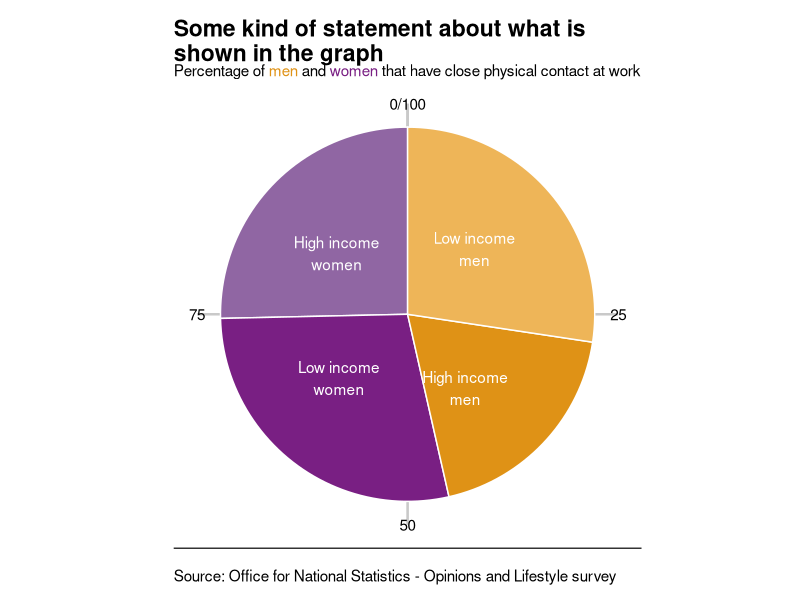
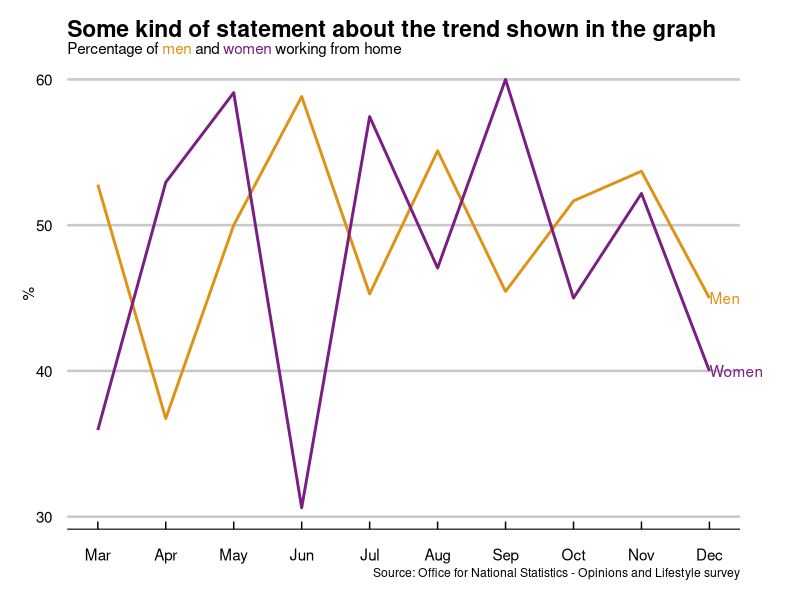
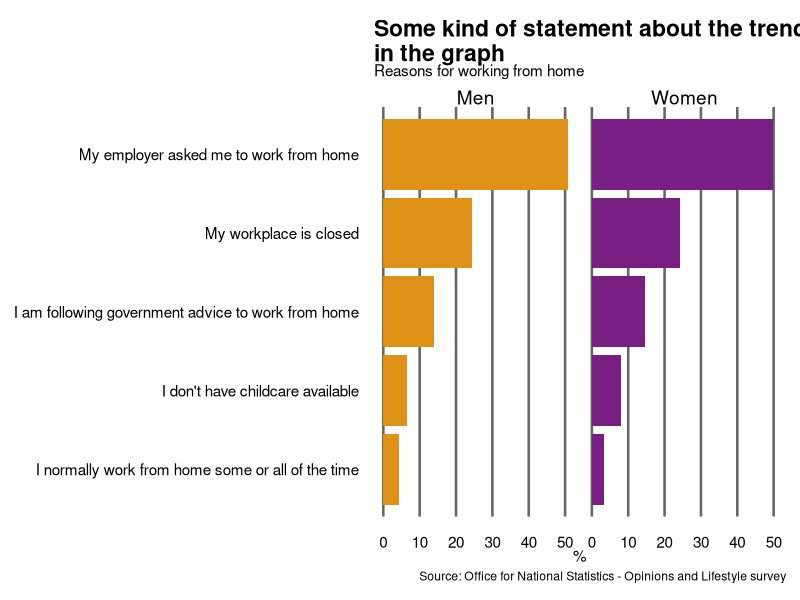
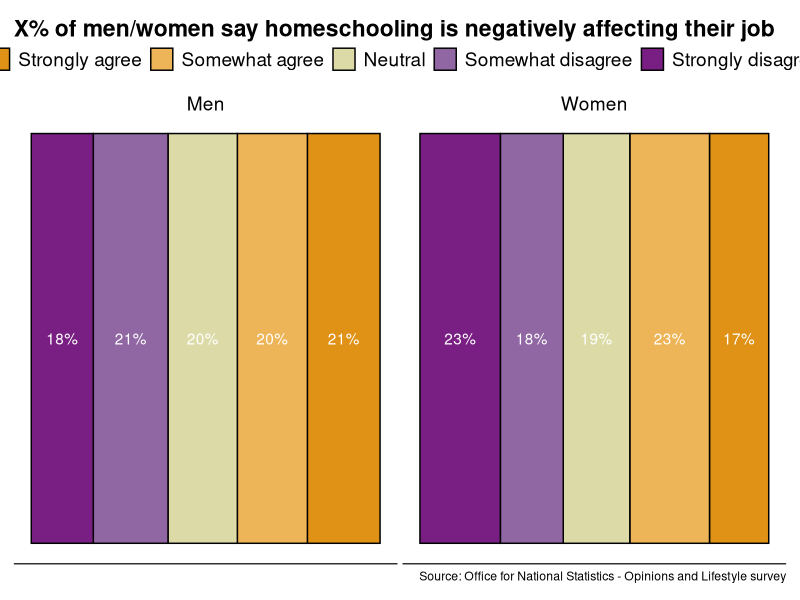
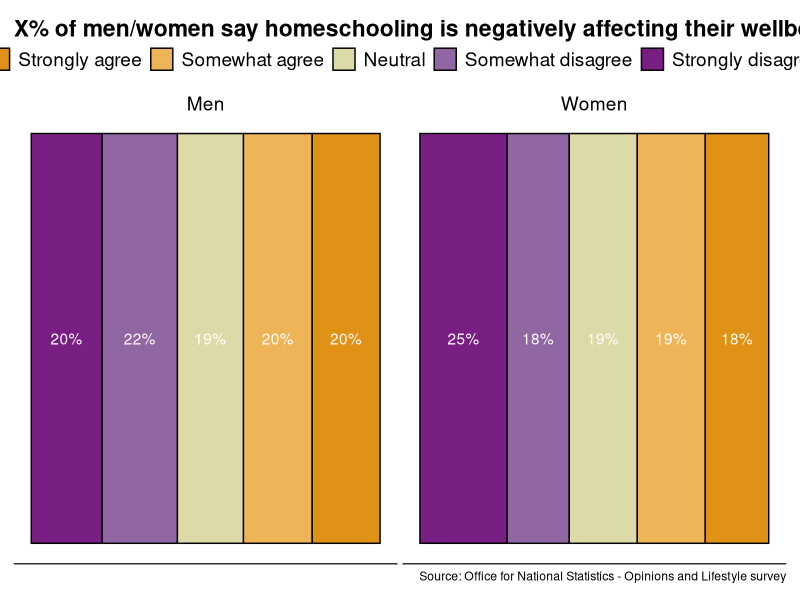
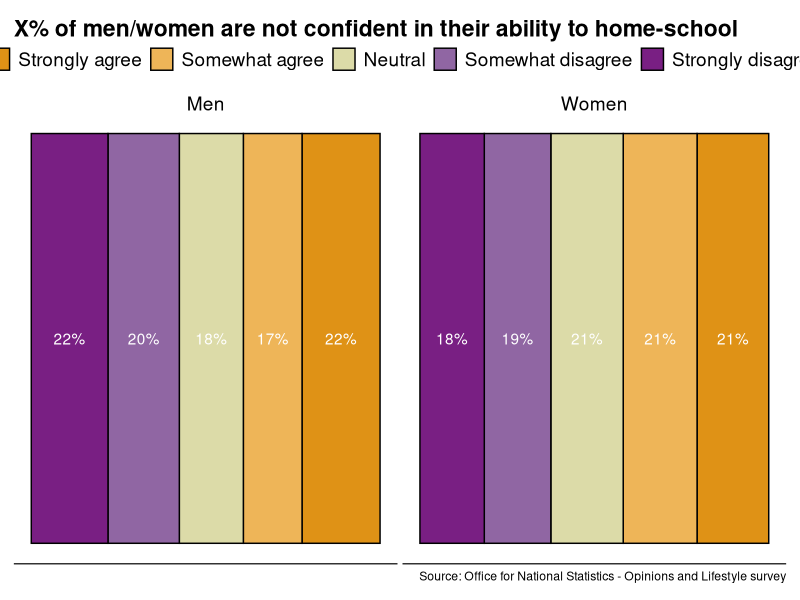

R code for these plots, in order:
## ---- chunk 1
knitr::opts_chunk$set(echo = FALSE, message = FALSE, warning = FALSE)
## ---- chunk 2
# Required packages
if(!require(tidyverse)) install.packages("tidyverse")
if(!require(ggthemes)) install.packages("ggthemes")
if(!require(scales)) install.packages("scales")
if(!require(ggtext)) install.packages("ggtext")

# load packages
library(tidyverse) # Data wrangling
library(ggthemes) # alternative themes
library(scales) # colours
library(ggtext) # fancy text

## ---- chunk 3
# cleaned OPN data
#opn <-  readRDS("OPN_cleaned.rds")
# Dummy data set
opn <- tibble(month = sort(rep(c(3:12), 100)),
              ID = seq(1:1000),
              RSex = as.factor(sample(c(1,2), 1000, replace = TRUE)),
              TelBand = as.factor(sample(c(1:11), 1000, replace = TRUE)),
              COV_WrkCon = as.factor(sample(c(1,2), 1000, replace = TRUE)),
              COV_KeyWrk = as.factor(sample(c(1,2), 1000, replace = TRUE)),
              COV_WrkHom = as.factor(sample(c(1,2), 1000, replace = TRUE)),
              COV_WrkRea_emplwrkhom = as.factor(sample(c(0,1), 1000, 
                                                       replace = TRUE)),
              COV_WrkRea_wrkclose = as.factor(sample(c(0,1), 1000, 
                                                     replace = TRUE)),
              COV_WrkRea_govadvice = as.factor(sample(c(0,1), 1000, 
                                                      replace = TRUE)),
              COV_WrkRea_nochildcare = as.factor(sample(c(0,1), 1000, 
                                                        replace = TRUE)),
              COV_WrkRea_normhome = as.factor(sample(c(0,1), 1000, 
                                                     replace = TRUE)),
              COV_HomSch = as.factor(sample(c(1,2), 1000, 
                                                     replace = TRUE)),
              COV_WelHom = as.factor(sample(c(1:5), 1000, replace = TRUE)),
              COV_JobHom = as.factor(sample(c(1:5), 1000, replace = TRUE)),
              COV_AbHom = as.factor(sample(c(1:5), 1000, replace = TRUE)))

# Create low/high income variable
low <- opn %>% 
  group_by(TelBand) %>% 
  summarise(count = n()) %>% 
  mutate(percentage = cumsum(count/sum(count)*100)) %>% 
  filter(percentage < 50) %>% # use the median to define low/high
  pull(TelBand)

opn <- opn %>% 
  mutate(Income = 
           ifelse(TelBand %in% low, "1", "2"),# 1 = low income, 2 = high income
         class = ifelse(RSex == 1 & Income == 1, "1", # low income men
                        ifelse(RSex == 1 & Income == 2, "2", # high income men
                               ifelse(RSex == 2 & Income == 1, "3", # low income women
                                      ifelse(RSex == 2 & Income == 2, "4", NA))))) # high income women

# House keeping
sexlabel <- c("Men", "Women")
names(sexlabel) <- c(1,2)
claslabel <- c("Low income men", "High income men", "Low income women", 
               "High income women")
names(claslabel) <- c(1,2,3,4)
sexcolour <- c("1" = "#DF9216", "2" = "#791F83")
clascolor <- c("3" = "#DF9216", "4" = "#EEB558", "1" = "#9066A3", "2" = "#791F83")
stackedcolor <-  c("1" = "#DF9216", "2" = "#EEB558", "3" = "#DCDBA8",
                   "4" = "#9066A3", "5" = "#791F83")

# adjust the economist theme
theme_economist_white <- theme_economist_white() + theme(plot.title =  element_text(hjust = 0),
                     plot.subtitle =  element_text(hjust = 0))
## ---- chunk 4
## Differences between men and women in the amount of close physical contact at work
#In the past seven days, have you done any paid work requiring direct physical contact with other people?
# available from april to september
# COV_WrkCon # 1 = yes 2 = no
wrkcon <- opn %>% 
  select(class, COV_WrkCon) %>% 
  # calculate percentage
  group_by(COV_WrkCon,class) %>% 
  summarise(count = n()) %>% 
  group_by(COV_WrkCon) %>% 
  mutate(percentage = count/sum(count)*100) %>% 
  filter(!is.na(COV_WrkCon) & !COV_WrkCon == 2) 

# label position
wrkcon.labels <- wrkcon %>% 
  mutate(labels = c("Low income\nmen", "High income\nmen", "Low income\nwomen", 
               "High income\nwomen"),
    ypos = cumsum(percentage) - 0.5*percentage)

# pie chart
ggplot(wrkcon, aes(x = "", y = percentage, fill = class)) +
  geom_bar(stat ="identity", width = 1, color = "white") +
  # scale and color
  coord_polar("y", start = 0) +
  scale_fill_manual(values = clascolor) +
  # annotation
  geom_text(aes(y = wrkcon.labels$ypos, label = wrkcon.labels$labels), 
            color = "white") +
  labs(x = NULL, y = NULL, title ="Some kind of statement about what is\nshown in the graph",
       subtitle  = "Percentage of <span style = 'color:#DF9216;'>men</span> and <span style = 'color:#791F83;'>women</span> that have close physical contact at work",
       caption = c("Source: Office for National Statistics - Opinions and Lifestyle survey")) +
  # theme
  theme_economist_white(gray_bg = FALSE) +
  theme(legend.position = "none",
        plot.subtitle =  element_markdown(hjust = 0),
        plot.caption = element_text(hjust = 0))
## ---- chunk 5
## Differences between men and women in the amount of home-working
# available from end of April
# Line graph showing the proportion men/women working from home
homwrk <- opn %>% 
  select(month, RSex, COV_WrkHom) %>% 
  # calculate percentage men/women working from home
  group_by(month, RSex, COV_WrkHom) %>% 
  summarise(count = n()) %>% 
  group_by(month, RSex) %>% 
  mutate(percentage = count/sum(count)*100) %>%
  filter(COV_WrkHom == 1)  # yes i'm working from home
  

homwrk.labels <- tibble(RSex = as.factor(c(1,2)),
                        labels = as.factor(sexlabel),
                        xpos = c(12,12),
                        ypos = homwrk$percentage[homwrk$month==12]) 

# line graph
ggplot(homwrk, aes(x = month, y = percentage, colour = RSex)) +
  geom_line(size = 1, show.legend = FALSE) +
  # scale and colour
  scale_colour_manual(values = sexcolour) +
  scale_y_continuous("%") +
  scale_x_continuous(labels = month.abb[3:12],
                     breaks = 3:12) + # add month labels
  # annotation
  labs(x = NULL, y = NULL,
       title ="Some kind of statement about the trend\nshown in the graph",
       subtitle = "Percentage of <span style = 'color:#DF9216;'>men</span> and <span style = 'color:#791F83;'>women</span>  working from home",
       caption = c("Source: Office for National Statistics - Opinions and Lifestyle survey")) +
   geom_text(data = homwrk.labels, aes(x = xpos, y = ypos,label = labels),
             hjust = 0) +
  # theme
  theme_economist_white(gray_bg = FALSE) +
  theme(legend.position = "none",
        plot.margin = unit(c(1,3,1,1),units = "lines"),
        plot.title = element_markdown(),
        plot.subtitle =  element_markdown(hjust = 0)) +
  coord_cartesian(clip = "off") #avoid labels from being clipped off
## ---- chunk 6

# Why are you working from home
# 2 bargraphs (1 men 1 women) with reasons for working at home
wrkhom <- opn %>% 
  select(RSex,
         COV_WrkRea_emplwrkhom, # My employer asked me to work from home
         COV_WrkRea_wrkclose,  # My workplace is closed
         COV_WrkRea_govadvice, # I am following government advice to work from home
         COV_WrkRea_nochildcare, # I don't have childcare available
         COV_WrkRea_normhome) %>%   # I normally work from home some or all of the time
  # create one variable for reasons of working from home
  mutate(HomWrkRea = ifelse(COV_WrkRea_emplwrkhom == 1, "My employer asked me to work from home",
                            ifelse(COV_WrkRea_wrkclose == 1, "My workplace is closed",
                                   ifelse(COV_WrkRea_govadvice == 1, "I am following government advice to work from home", 
                                          ifelse(COV_WrkRea_nochildcare == 1, "I don't have childcare available",
                                                 ifelse(COV_WrkRea_normhome == 1, "I normally work from home some or all of the time", NA))))) %>% as.factor()) %>% 
  filter(!is.na(HomWrkRea)) %>% 
  # calculate percentage
  group_by(RSex, HomWrkRea) %>% 
  summarise(count = n()) %>%
  group_by(RSex) %>% 
  mutate(percentage = count/sum(count)*100) %>%
  # reorder bar plot
  mutate(HomWrkRea = reorder(HomWrkRea, percentage))  #%>%  

# barplot
ggplot(wrkhom, aes(x = HomWrkRea, y = percentage, fill = RSex)) +
  geom_bar(stat = "identity") +
  # scale and color
  coord_flip() +
  scale_y_continuous("%") +
  scale_fill_manual(values = sexcolour) +
  #theme
  theme_economist_white(gray_bg = FALSE) + 
  theme(legend.position = "none",
        axis.text.y = element_text(hjust = 1),
        panel.grid.major.y = element_blank(),
        panel.grid.major.x =  element_line(colour = "grey40"),
        axis.line.x = element_blank(),
        axis.ticks.x = element_blank()) +
  # facet by sex
  facet_wrap(~RSex, labeller = labeller(RSex = sexlabel)) +
  # annontation 
  labs(x = NULL, y = NULL,
       title = "Some kind of statement about the trend shown\nin the graph",
       subtitle = "Reasons for working from home",
       caption = "Source: Office for National Statistics - Opinions and Lifestyle survey")

# more reasons available, include?
#  #In the past seven days, why have you worked from home?
# 1. I normally work from home some or all of the time
# 2. My workplace is closed 
# 3. My employer asked me to work from home
# 4. I don't have childcare available
# 5. I don’t have a safe way to travel to work
# 6. I am following government advice to work from home
# 7. I prefer to work from home / I live in a local lockdown area and have been advised to work from home
# 8. I am self-isolating due to having symptoms of the coronavirus / I prefer to work from home
# 9. I am self-isolating due to someone else in my household having symptoms of the coronavirus (COVID-19)/ I am self-isolating due to having symptoms of the coronavirus (COVID-19)
# 10. I am shielding at home due to being clinically vulnerable / I am self-isolating due to someone else in my household having symptoms of the coronavirus (COVID-19)
# 11. Other (please specify) at COV_WrkSp /I am shielding at home due to being clinically vulnerable
# 12 Other (please specify)
## ---- chunk 7
var <- "COV_JobHom" 
title <- tibble(var = c("COV_JobHom","COV_WelHom","COV_AbHom"),
                title = c("X% of men/women say homeschooling is negatively affecting their job",
                          "X% of men/women say homeschooling is negatively affecting their wellbeing",
                          "X% of men/women are not confident in their ability to home-school"))
                
# Homeschooling is negatively affecting my job 1 strongly agree - 5 strongly disagree. 
# available apr-may 
piefunc <- function(var) {
hom <- opn %>% 
  select(RSex, var = var) %>% 
  # calculate percentage
  group_by(RSex, var) %>% 
  summarise(count = n()) %>% 
  group_by(RSex) %>% 
  mutate(percentage = count/sum(count) * 100) %>% 
  filter(!is.na(var)) 
   

hom.labels <- hom %>% 
  transmute(label = round(percentage, 0),
    ypos = cumsum(percentage))

# stacked 100 % bar plot
ggplot(hom, aes(x = 1, y = percentage, fill = var)) +
  geom_bar(position = "fill", stat = "identity", colour = "black") +
  # scales and colour
  coord_flip() +
  scale_fill_manual(name = "", values = stackedcolor,
    labels = c("Strongly agree", "Somewhat agree",
               "Neutral", "Somewhat disagree",
               "Strongly disagree")) +
  # annotation
  geom_text(aes(y = hom$percentage, label = paste(hom.labels$label,"%",sep = "")),
            position=position_fill(vjust=0.5), colour = "white") + 
  labs(x = NULL, y = NULL,
       title = title$title[title$var == var],
       caption = c("Source: Office for National Statistics - Opinions and Lifestyle survey")) +
  # facet by sex
  facet_wrap(~RSex, labeller = labeller(RSex = sexlabel)) +
  # theme
  theme_economist_white(gray_bg = FALSE) +
  theme(legend.position = "top",
        axis.text = element_blank(),
        axis.ticks = element_blank(),
        axis.title = element_blank(),
        panel.grid.major = element_blank()) 
} 
purrr::map(title$var, ~piefunc(.))
